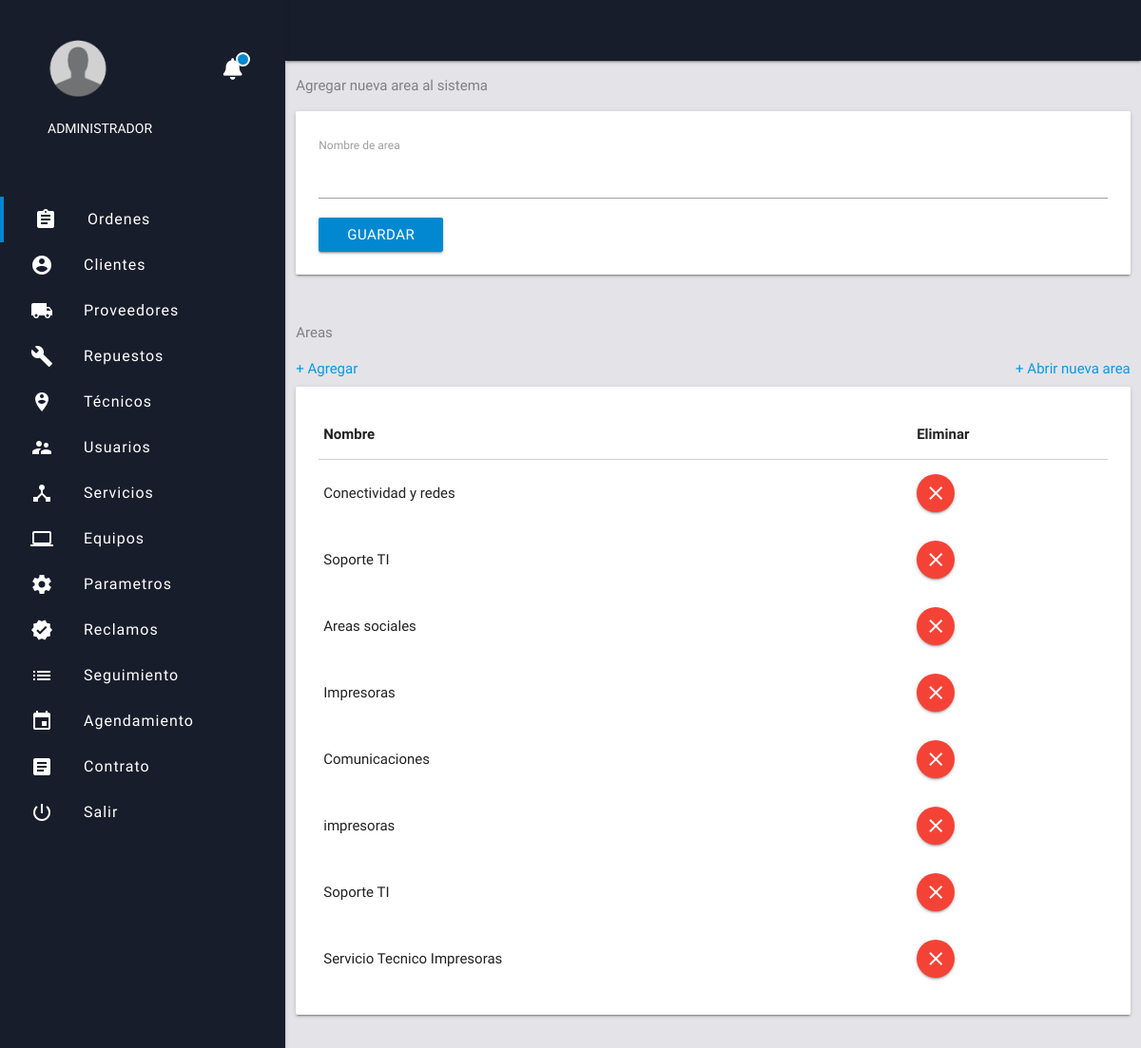
The app's page /techs/add_parameter_area.php with its own data.
### tables this page shows
CREATE TABLE `parameter_area` (
  `id` int(11) NOT NULL,
  `name` varchar(50) NOT NULL
);

### techs/add_parameter_area.php (the view)
<?php include '../extend/header.php'; ?>
<div class="row">
      <div class="col s12">
      <p style="color:grey;">Agregar nueva area al sistema</p>
      <div class="card horizontal">
         <div class="card-stacked">
           <div class="card-content">
             <form  action="ins_parameter_area.php" method="post">
               <label for="nueva_area">Nombre de area</label>
               <input type="text" name="nueva_area" value="" required>
               <button  type="submit" class="btn light-blue darken-2">Guardar</button>
             </form>
           </div>
         </div>
      </div>
     </div>
     </div>
<div class="row">
<div class=" col s12">
<p style="color:grey;">Areas</p>
<a href="add_area.php?id=<?php echo $id?>"> + Agregar</a>
             <a class="right" href="add_parameter_area.php"> + Abrir nueva area</a>
       <div class="card horizontal">
         <div class="card-stacked">
           <div class="card-content">
             <form  action="up_client.php" method="post">
             <table class="excel" border="1">
                    <thead>
                      <th>Nombre</th>
                    <th class="borrar">Eliminar</th>
                    </thead>
                   <?php
                     $sel2 = $con->query("SELECT * FROM parameter_area");
                     while ($f = $sel2->fetch_assoc()) {  ?>
                        <tr>
                        <td><?php echo $f['name'] ?></td>
                        <td class="borrar"><a href="#" class="btn-floating red" onclick="swal({ title:'Esta seguro que desea eliminar el cliente?',text: 'Se perderan los datos!', type: 'warning', showCancelButton: true, confirmButtonColor: '#3085d6', cancelButtonColor: '#d33', confirmButtonText: 'Si, eliminar'}).then(function (isConfirm) {
                         if(isConfirm.value){  location.href='delete_area.php?id=<?php echo $f['id'] ?>'; } else { location.href='add_parameter_area.php?id=<?php echo $id ?>';} })"><i class="material-icons">clear</i></a></td>
                      </tr>
                    <?php } ?>
                    </table>
             </form>
           </div>
         </div>
      </div>
     </div>
</div>
<?php include '../extend/scripts.php'; ?>
</body>
</html>

### css/web-app.css (style rules this page uses)
html { background-color:#e4e3e8; font-family: 'Work Sans', sans-serif; }

### css/notifications.css (style rules this page uses)
body { margin: 0; padding: 0; }

### records on screen
parameter_area: name "Conectividad y redes"
parameter_area: name "Soporte TI"
parameter_area: name "Areas sociales"
parameter_area: name "Impresoras"
parameter_area: name "Comunicaciones"
parameter_area: name "impresoras"
parameter_area: name "Soporte TI"
parameter_area: name "Servicio Tecnico Impresoras"
